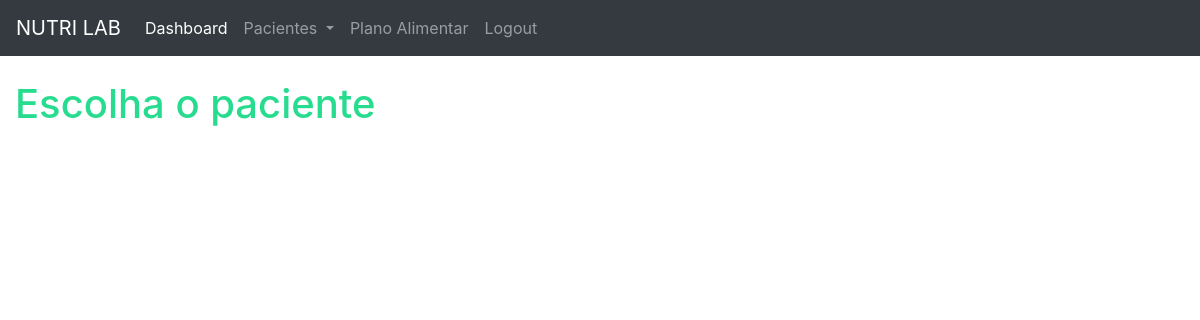
Page /plano_alimentar_listar/ (signed in) on the earlier database version.
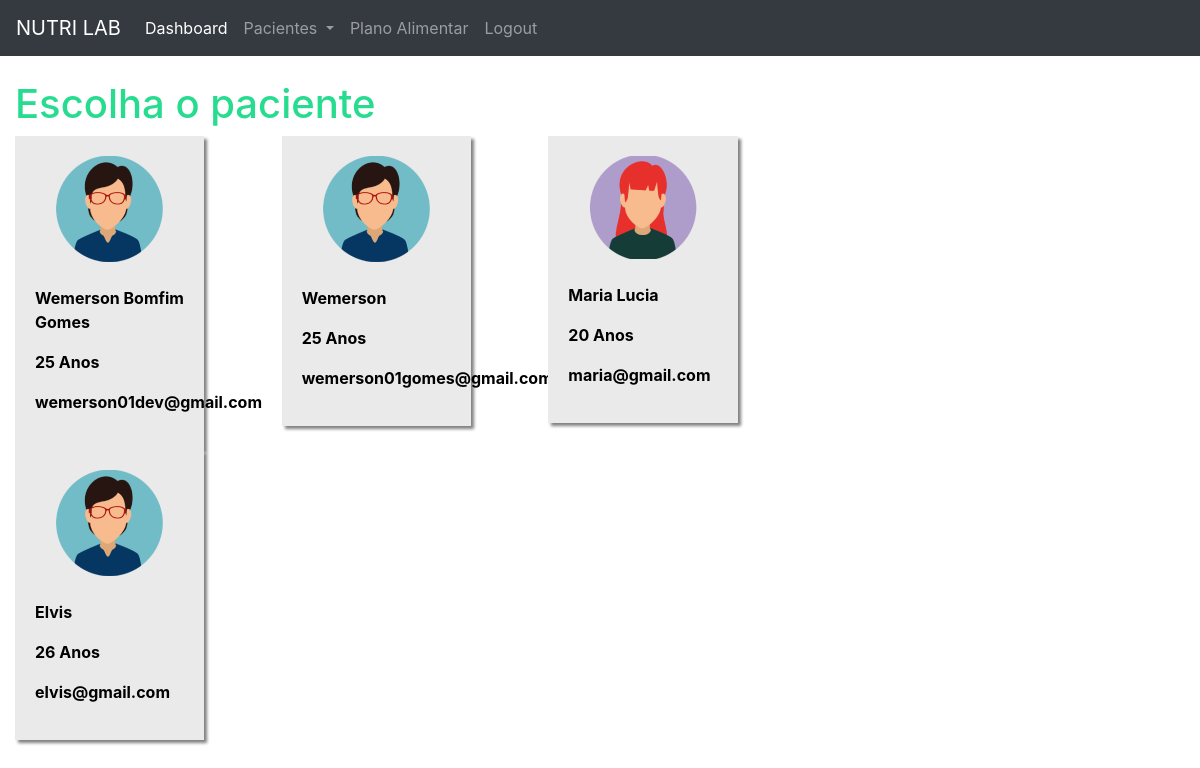
Same page on the later database version.
### plataforma/models.py (models this page shows, shortened)
class Pacientes(models.Model):
    choices_sexo = (('F', 'Feminino'),
                    ('M', 'Maculino'))
    nome = models.CharField(max_length=50)
    sexo = models.CharField(max_length=1, choices=choices_sexo)
    idade = models.CharField(max_length=19)
    email = models.EmailField()
    telefone = models.CharField(max_length=19)
    nutri = models.ForeignKey(User, on_delete=models.CASCADE)

### plataforma/views.py (the view)
# urls.py: path('plano_alimentar_listar/', views.plano_alimentar_listar, name="plano_alimentar_listar"),
def plano_alimentar_listar(request):
    if request.method == "GET":
        pacientes = Pacientes.objects.filter(nutri=request.user)
        return render(request, 'plano_alimentar_listar.html', {'pacientes': pacientes})

### plataforma/templates/plano_alimentar_listar.html (shortened to what this page needs)
{% extends 'base_plataforma.html' %}
{% load static %}
{% block 'plataforma' %}
    <br>
	<h1 class="titulo">Escolha o paciente</h1>
    <div  class="row">
        {% for paciente in pacientes%}
            <div class="col-md-4">
                <a href="{% url 'plano_alimentar' paciente.id %}" class="link-hover">
                    <div class="card-paciente">
                        <div class="foto-perfil">
                            {% if paciente.sexo == "M"%}
                                <img src="{% static 'plataforma/img/perfil2.png' %}">
                            {% else %}
                                <img src="{% static 'plataforma/img/perfil1.png' %}">
                            {% endif %}
                        </div>
                        <br>
                        <p class="dados">{{paciente.nome}}</p>
                        <p class="dados">{{paciente.idade}} Anos</p>
                        <p class="dados">{{paciente.email}}</p>
                    </div>
                </a>
            </div>
        {% endfor %}
    </div>
{% endblock%}

Differences in the rows shown:
added Pacientes: nome "Wemerson Bomfim Gomes", idade "25", email "wemerson01dev@gmail.com"
added Pacientes: nome "Wemerson", idade "25", email "wemerson01gomes@gmail.com"
added Pacientes: nome "Maria Lucia", idade "20", email "maria@gmail.com"
added Pacientes: nome "Elvis", idade "26", email "elvis@gmail.com"
